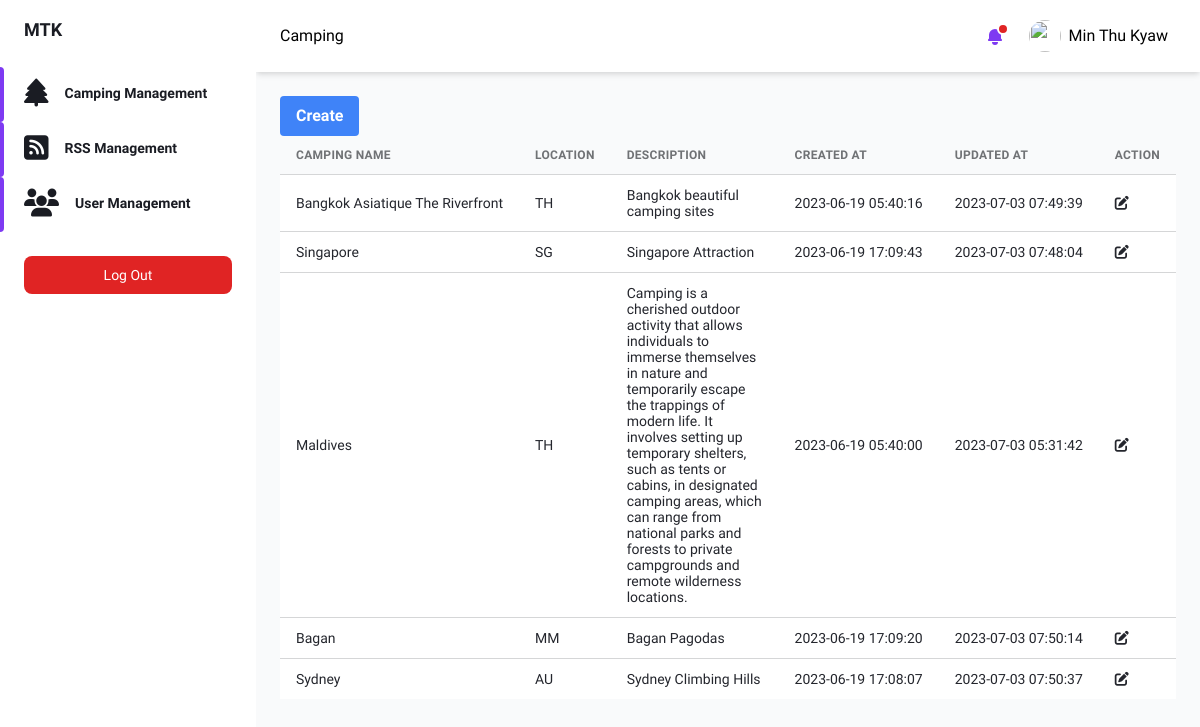
Before: /pages/admin/camping.php (signed in) with the older database file.
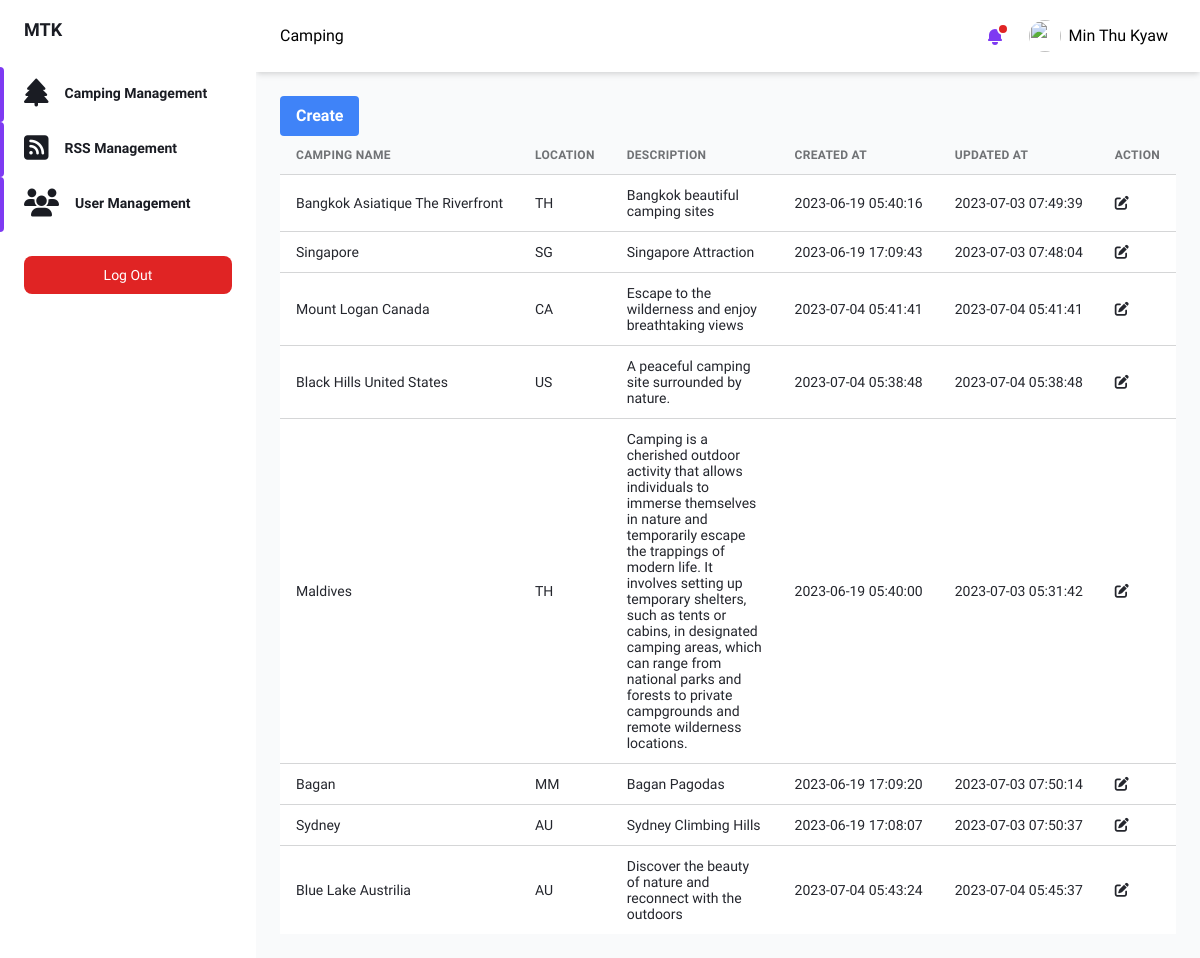
After: the same page with the newer database file.
### tables this page shows
CREATE TABLE `camping_sites` (
  `id` varchar(100) NOT NULL,
  `name` varchar(100) NOT NULL,
  `location` varchar(100) DEFAULT NULL,
  `description` text,
  `image` text NOT NULL,
  `created_at` timestamp NOT NULL DEFAULT CURRENT_TIMESTAMP,
  `updated_at` timestamp NOT NULL DEFAULT CURRENT_TIMESTAMP ON UPDATE CURRENT_TIMESTAMP
);

### Controller/Camping.php (called while the page is built, shortened)
<?php
require_once("Query.php");
class Camping{
    private query $query;
    function __construct() {
        $this->query = new Query();
    }
    function getCampingData() {
        $sql = "SELECT * FROM camping_sites";
        $this->camping = $this->query->executeQuery($sql, CONST_GET);
        return json_encode($this->camping);
    }
}
?>

### Controller/Query.php (called while the page is built, shortened)
<?php
require_once(CONST_BASE_PATH . "/db_connect.php");
class Query {
    private $conn;
    private array $response = [];
    public function __construct() {
        global $conn;
        $this->conn = $conn;
    }
    public function executeQuery($sql, $method) {
        $this->method = $method;
        if ($this->method === CONST_PUT) {
            $result = mysqli_query($this->conn, $sql);
            if ($result) {
                $this->response = [
                    'success' => true,
                    'message' => 'Updated successfully.'
                ];
            } else {
                $this->response = [
                    'success' => false,
                    'message' => 'Something went wrong.'
                ];
            }
            return $this->response;
        } else if ($this->method === CONST_GET) {
            $result = mysqli_query($this->conn, $sql);
            $data = mysqli_fetch_all($result, MYSQLI_ASSOC);
            return $data;
        } else if ($this->method === CONST_POST) {
            $result = mysqli_query($this->conn, $sql);
            if ($result) {
                $this->response = [
                    'success' => true,
                    'message' => 'Created successfully.'
                ];
            } else {
                $this->response = [
                    'success' => false,
                    'message' => 'Something went wrong.'
                ];
            }
            return $this->response;
        } else if ($this->method === CONST_DELETE) {
            $result = mysqli_query($this->conn, $sql);
            if ($result) {
                $this->response = [
                    'success' => true,
                    'message' => 'Deleted successfully.'
                ];
            } else {
                $this->response = [
                    'success' => false,
                    'message' => 'Something went wrong.'
                ];
            }
            return $this->response;
        }
    }
}
?>

### pages/admin/camping.php (the view, shortened to what the changed rows need)
<?php
require_once("../../Controller/Camping.php");
require_once("../../Components/admin/headerAdmin.php");
require_once("../../Components/admin/adminNavbar.php");
$campingController = new Camping();
$campingInfos = $campingController->getCampingData();
$decodeCampingInfos = json_decode($campingInfos, true);
$tableHeading = array(
    "Camping Name",
    "Location",
    "Description",
    "Created At",
    "Updated At",
    "Action"
);
?>
<div class="container px-6 mx-auto grid p-6">
    <div class="w-full overflow-x-auto">
        <table class="w-full whitespace-no-wrap">
            <thead>
                <tr
                    class="text-xs font-semibold tracking-wide text-left text-gray-500 uppercase border-b dark:border-gray-700 bg-gray-50 dark:text-gray-400 dark:bg-gray-800"
                >
                    <?php foreach ($tableHeading as $tHead) { ?>
                        <th class="px-4 py-3">
                            <?php echo $tHead; ?>
                        </th>
                    <?php } ?>
                </tr>
            </thead>
            <tbody
                class="bg-white divide-y dark:divide-gray-700 dark:bg-gray-800"
            >
                <?php foreach ($decodeCampingInfos as $camping) { ?>
                    <form action="<?php echo CONST_BASE_URL; ?>/pages/admin/update_camping.php" method="POST">
                        <tr class="text-gray-700 dark:text-gray-400">
                            <td class="px-4 py-3 text-sm">
                                <?php echo $camping['name']; ?>
                            </td>
                            <td class="px-4 py-3 text-sm">
                                <?php echo $camping['location']; ?>
                            </td>
                            <td class="px-4 py-3 text-sm text-wrap">
                                <?php echo $camping['description']; ?>
                            </td>
                            <td class="px-4 py-3 text-sm">
                                <?php echo $camping['created_at']; ?>
                            </td>
                            <td class="px-4 py-3 text-sm">
                                <?php echo $camping['updated_at']; ?>
                            </td>
                            <td class="px-4 py-3 text-sm">
                                <button
                                    type="submit"
                                >
                                    <i class="fa-solid fa-pen-to-square"></i>
                                </button>
                            </td>
                        </tr>
                    </form>
                <?php } ?>
            </tbody>
        </table>
    </div>
</div>
</div>
</div>
<?php
require_once("../../Components/admin/footerAdmin.php");
?>

### Components/admin/adminNavbar.php (shortened to what the changed rows need)
<?php
$navbarArr = array(
    array(
        "name" => "Camping Management",
        "icon" => "fa-solid fa-tree fa-2x",
        "path" => CONST_BASE_URL .'/pages/admin/camping.php'
    ),
    array(
        "name" => "RSS Management",
        "icon" => "fa-solid fa-square-rss fa-2x",
        "path" =>  CONST_BASE_URL . '/pages/admin/rss.php'
    ),
    array(
        "name" => "User Management",
        "icon" => "fa-solid fa-users fa-2x",
        "path" =>  CONST_BASE_URL . '/pages/admin/user.php'
    )
);
?>
<div
    id="desktop-sidebar"
    class="flex h-screen bg-gray-50 dark:bg-gray-900"
>
    <aside
        class="z-20 hidden w-64 overflow-y-auto bg-white dark:bg-gray-800 md:block flex-shrink-0"
    >
        <div class="py-4 text-gray-500 dark:text-gray-400">
            <ul class="mt-6">
                <?php foreach($navbarArr as $navbar) { ?>
                    <li class="relative px-6 py-3">
                        <span
                        class="absolute inset-y-0 left-0 w-1 bg-purple-600 rounded-tr-lg rounded-br-lg"
                        aria-hidden="true"
                        ></span>
                        <a
                            class="inline-flex items-center w-full text-sm font-semibold text-gray-800 transition-colors duration-150 hover:text-gray-800 dark:hover:text-gray-200 dark:text-gray-100"
                            href="<?php echo $navbar['path']; ?>"
                        >
                            <i class="<?php echo $navbar['icon']; ?>"></i>
                            <span class="ml-4"><?php echo $navbar['name']; ?></span>
                        </a>
                    </li>
                <?php } ?>
            </ul>
        </div>
    </aside>
    <div class="flex flex-col flex-1 w-full">
    <div class="h-full overflow-y-auto">

Changed rows visible on the page:
added camping_sites: name "Mount Logan Canada", location "CA", description "Escape to the wilderness and enjoy breathtaking views", created_at "2023-07-04 05:41:41", updated_at "2023-07-04 05:41:41"
added camping_sites: name "Black Hills United States", location "US", description "A peaceful camping site surrounded by nature.", created_at "2023-07-04 05:38:48", updated_at "2023-07-04 05:38:48"
added camping_sites: name "Blue Lake Austrilia", location "AU", description "Discover the beauty of nature and reconnect with the outdoors", created_at "2023-07-04 05:43:24", updated_at "2023-07-04 05:45:37"
